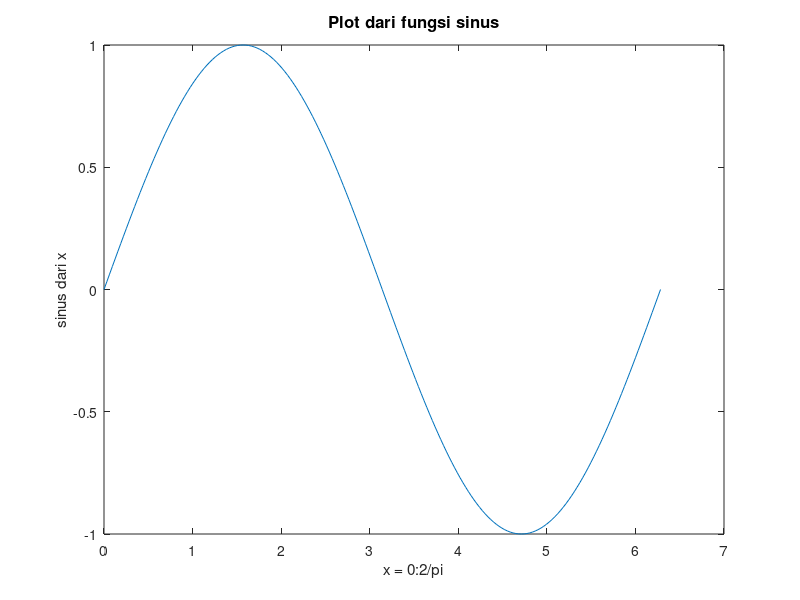

Write the MATLAB code that produced this figure.
%Modul Praktikum GP2103 Metode Komputasi, 
%Program Studi Teknik Geofisika, Universitas Pertamina
%Oleh: Hardianto Rizky Prabusetyo dan Mohammad Heriyanto

%Website: https://osf.io/5tfvq/
%Link Kode: https://github.com/Metkom/Kode-Praktikum-GP2103-Metode-Komputasi
%DOI: 10.17605/OSF.IO/5TFVQ
%@ Oktober 2017

  clear; close; clc;
  x = 0:pi/100:2*pi;
  y = sin(x);
  plot(x,y)
  xlabel('x = 0:2/pi')
  ylabel('sinus dari x')
  title('Plot dari fungsi sinus','FontSize',12)
  
